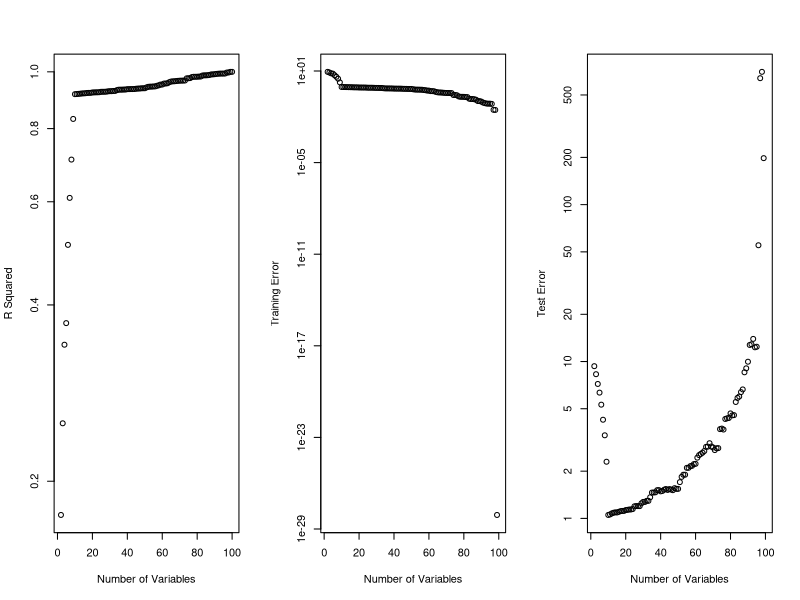

Reproduce this figure in R.
## ---- chunk 1
xtr = matrix(rnorm(100*100), ncol = 100)
xtr[1:6, 1:10]
## ---- chunk 2
xte = matrix(rnorm(100000*100), ncol = 100)
## ---- chunk 3
beta = c(rep(1,10), rep(0,90))
beta[1:15]
## ---- chunk 4
ytr = xtr%*%beta + rnorm(100)
ytr[1:5]
yte = xte%*%beta + rnorm(100000)
yte[1:5]
## ---- chunk 5
rsq = trainerr = testerr = NULL
## ---- chunk 6
for(i in 2:100) {
    mod = lm(ytr ~ xtr[, 1:i]) # fit a linear model to train to include all rows and columns 1 to i
    rsq = c(rsq, summary(mod)$r.squared) # get R^2 from model summary using $ operator
    beta = mod$coef[-1] # only grab slope coefficient estimate
    intercept = mod$coef[1] # grab intercept coefficient estimate
    trainerr = c(trainerr, mean((xtr[, 1:i]%*%beta + intercept - ytr)^2)) # estimate training error
    testerr = c(testerr, mean((xte[ , 1:i]%*%beta + intercept - yte)^2)) # estimate test error
}
## ---- chunk 7
par(mfrow=c(1,3)) # show plots in a 1 x 3 frame
plot(2:100, rsq, xlab = "Number of Variables", ylab = "R Squared", log = "y") # log scale y axis
plot(2:100, trainerr, xlab = "Number of Variables", ylab = "Training Error", log = "y") # log scale y axis
plot(2:100, testerr, xlab = "Number of Variables", ylab = "Test Error", log = "y") # log scale y axis
